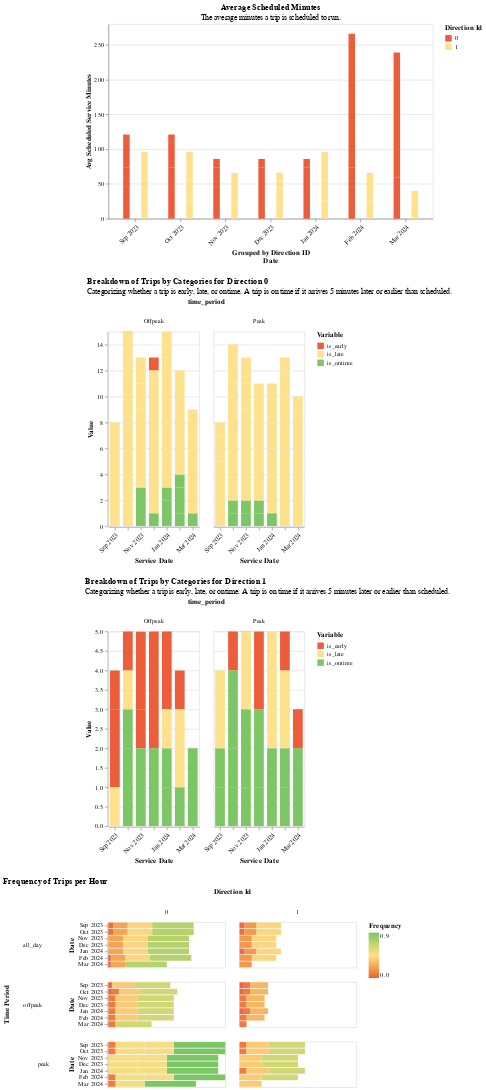

Notebook cell for this chart:
### Code cell
section3.filtered_route(sched_vp_df)
